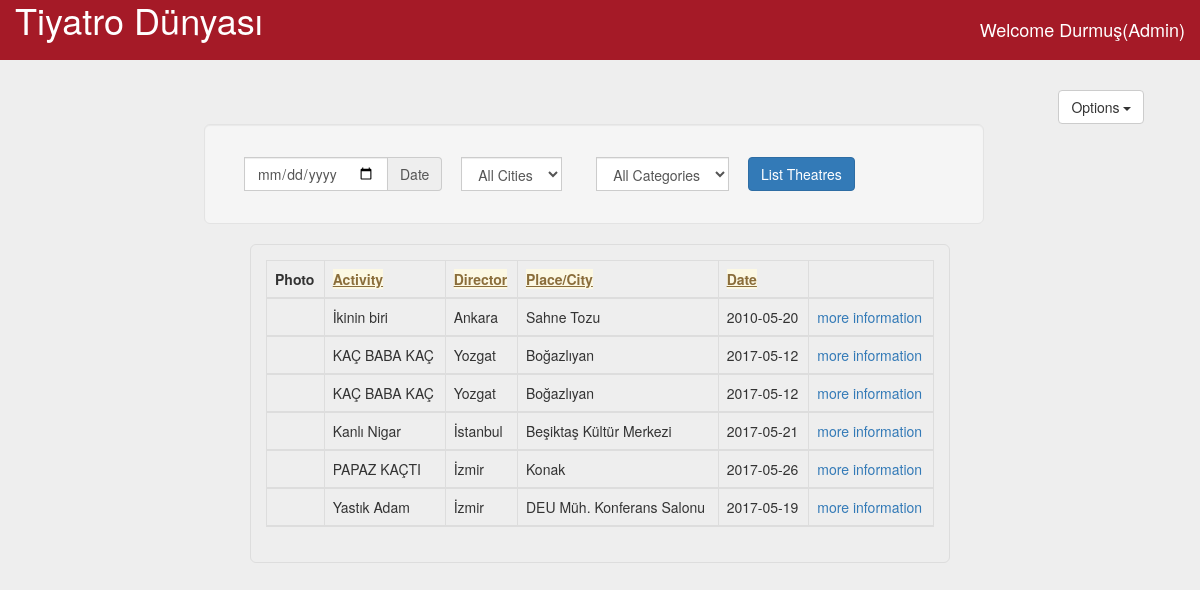
Screenshot of /PresentationLayer/Admin.php (signed in) with the database file from the repository.
### tables this page shows
CREATE TABLE `activity` (
  `idActivity` int(11) NOT NULL,
  `name` varchar(64) NOT NULL,
  `summary` varchar(1204) NOT NULL,
  `date` date NOT NULL,
  `category` varchar(64) NOT NULL,
  `place` varchar(64) NOT NULL,
  `city` varchar(64) NOT NULL,
  `director` varchar(64) NOT NULL,
  `writer` varchar(64) NOT NULL,
  `sponsor` varchar(64) NOT NULL,
  `AvailableSeats` int(11) NOT NULL,
  `price` int(64) NOT NULL
);

### DataLayer/DB.php (called while the page is built, shortened)
<?php
class DB
{
    private $servername = "";
    private $username = "root";
    private $password = "12345678";
    private $dbname = "theatre";
    private $connection;
    function __construct() {
        $this->connection = new mysqli(
            $this->servername,
            $this->username,
            $this->password,
            $this->dbname
        );
        if ($this->connection->connect_error) {
            die("Bağlantı hatası: " . $this->connection->connect_error);
        }
        else
        $this->connection->set_charset("utf8");
    }
    public function getDataTable($query) {
        $result = $this->connection->query($query);
        return $result;
    }
}

### LogicLayer/UserManagement.php (called while the page is built, shortened)
<?php
require_once ("Activity.php");
class UserManagement
{
    public static function getAllActivity()
    {
        require_once("../DataLayer/DB.php");
        $db = new DB();
        $result = $db->getDataTable("select idActivity, name, summary, date,category,place,city,director,writer,sponsor,availableSeats,price from activity order by name");
        $allUsers = array();
        while ($row = $result->fetch_assoc()) {
            $userObj = new Activity($row["idActivity"],$row["name"],$row["summary"],$row["date"],$row["category"],$row["place"],$row["city"],$row["director"],$row["writer"],$row["sponsor"],$row["availableSeats"],$row["price"] );
            array_push($allUsers, $userObj);
        }
        return $allUsers;
    }
}

### LogicLayer/Activity.php (called while the page is built, shortened)
<?php
class Activity
{
    private $name;
    private $date;
    private $idPlace;
    private $idDirector;
    function __construct($idActivity = NULL, $name = NULL,$summary=NULL,$date=NULL,$category=NULL,$idPlace=NULL,$idDirector=NULL,$idWriter=NULL, $idSponsor = NULL,$availableSeats=NULL) {
        $this->name = $name;
        $this->date=$date;
        $this->idPlace=$idPlace;
        $this->idDirector=$idDirector;
    }
    public function getName()
    {
        return $this->name;
    }
    public function getDate()
    {
        return $this->date;
    }
    public function getİdDirector()
    {
        return $this->idDirector;
    }
    public function getİdPlace()
    {
        return $this->idPlace;
    }
}

### PresentationLayer/Admin.php (the view, shortened to what this page needs)
<?php
$nameUser = null;
if(isset($_SESSION['nameUser'])) {
    $nameUser =  $_SESSION['nameUser'];
}
?>
<!DOCTYPE html>
<html lang="tr">
<head>
    <link href="../css/bootstrap.min.css" rel="stylesheet">
    <link href="../css/dashboard.css" rel="stylesheet">
    <link href="../css/new.css" rel="stylesheet">
</head>
<body>
<nav class="navbar navbar-inverse navbar-fixed-top">
    <div class="container-fluid" id="asd" name="asd" >
        <div class="navbar-header navbar-right">
            <br>
            <a class="h4" style="color: white">
                <?php
                if(isset($nameUser)) {
                    echo "Welcome " . $nameUser."(Admin)";
                }
                else {
                    echo "Giriş yapınız!";
                }
                ?>
            </a>
        </div>
        <div class=" navbar-left">
            <a class="h1" style=" color: white" href="#" >Tiyatro Dünyası</a><br><br>
        </div>
    </div>
</nav>
<br><br>
<div class="dropdown" style="margin-left: 88.2%">
    <button class="btn btn-default dropdown-toggle" type="button" id="dropdownMenu1" data-toggle="dropdown" aria-haspopup="true" aria-expanded="true">
        Options
        <span class="caret"></span>
    </button>
</div>
<div id="activityList">
    <div id="search" class="well well-lg">
        <form class="navbar-form" method="post" action="<?php $_PHP_SELF ?>">
            <div class="input-group">
                <label for="inputDate"></label><input type="date" id="inputDate" name="inputDate" class="form-control">
                <div class="input-group-addon" >Date</div>
            </div>
            <div class="input-group">
                <div class="col-sm-9">
                    <select id="city" name="city" class="form-control">
                        <option value="0">All Cities</option>
                    </select>
                </div>
            </div>
            <div class="input-group">
                <div class="dropdown">
                    <div class="col-sm-9">
                        <select id="category" name="category" class="form-control">
                            <option value="0">All Categories</option>
                        </select>
                    </div>
                </div>
            </div>
            <button type="submit" class="btn btn-primary ">List Theatres</button>
        </form>
    </div>
    <div id="thTable">
        <form method="POST" action="<?php $_PHP_SELF ?>">
            <table id="idTable" class="table table-bordered table-inverse">
                <thead>
                <tr>
                    <th>Photo</th>
                    <th><a class="alert-warning"><u>Activity</u></a></th>
                    <th><a class="alert-warning"><u>Director</u></a></th>
                    <th><a class="alert-warning"><u>Place/City</u></a></th>
                    <th><a class="alert-warning"><u>Date</u></a></th>
                    <th></th>
                </tr>
                <tr>
                    <?php
                    require_once ("../LogicLayer/UserManagement.php");
                    $activityList = UserManagement::getAllActivity();
                    for($i = 0; $i < count($activityList); $i++) {
                    ?>
                <tr>
                    <td></td>
                    <td><?php echo $activityList[$i]->getName(); ?></td>
                    <td><?php echo $activityList[$i]->getİdDirector(); ?></td>
                    <td><?php echo $activityList[$i]->getİdPlace(); ?></td>
                    <td><?php echo $activityList[$i]->getDate(); ?></td>
                    <td><a class="link" href="#">more information</a></td>
                </tr>
                <?php
                }
                ?>
                </tr>
                </thead>
            </table>
        </form>
    </div>
</div>
                    <?php
                    require_once ("../LogicLayer/UserManagement.php");
                    ?>
</body>
</html>

### css/dashboard.css (style rules this page uses)
body { padding-top: 50px; }
.navbar-fixed-top { border: 0; }
.navbar-inverse { background-color:#a51a27; }
html { position: relative; min-height: 100%; }
body { margin-bottom: 60px; }

### css/new.css (style rules this page uses)
body { margin: 0; }
#thTable { width: 700px; margin-left: auto; margin-right: auto; padding: 15px; border: 1px solid #ddd; border-radius: 6px; }
#search { margin-left: 17%; margin-right: 18%; }
body { background-color: #eee; }

### rows the page displays
activity: Name "İkinin biri", city "Ankara", place "Sahne Tozu", date "2010-05-20"
activity: name "KAÇ BABA KAÇ", city "Yozgat", place "Boğazlıyan", date "2017-05-12"
activity: name "KAÇ BABA KAÇ", city "Yozgat", place "Boğazlıyan", date "2017-05-12"
activity: name "Kanlı Nigar", city "İstanbul", place "Beşiktaş Kültür Merkezi", date "2017-05-21"
activity: name "PAPAZ KAÇTI", city "İzmir", place "Konak", date "2017-05-26"
activity: name "Yastık Adam", city "İzmir", place "DEU Müh. Konferans Salonu", date "2017-05-19"

### other values shown
$nameUser "Durmuş"
